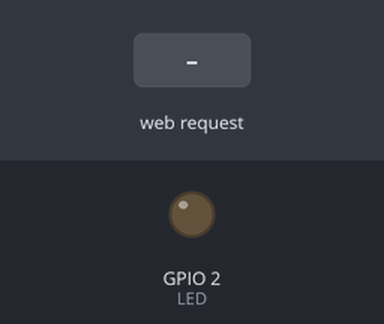
Bench run of a sketch on a simulated ESP32. On the bench: output pins drawn as LEDs (lit = HIGH). Inputs (shaded band) come from the test bench. WiFi joins after 1.5 s; servers stay silent unless stated; what the sketch prints to the serial monitor is not drawn.

Above: at 2.7 s.
2.8 s: HTTP request GET /d?v=1 received
At 4.0 s:
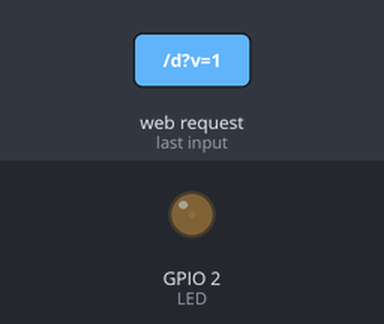
4.3 s: HTTP request GET /d?v=120 received
At 5.3 s:
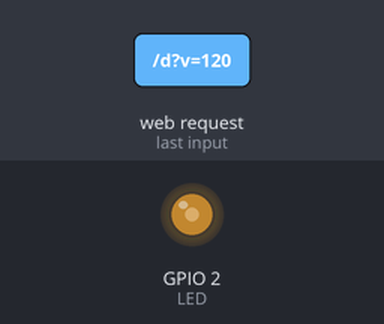
Timing chart, 0 to 7.3 s (numbered marks = the images above; inputs shaded):
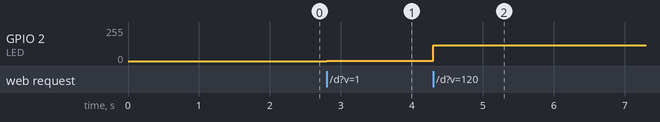

The sketch:

ex07.ino
```cpp
#include <WiFi.h>
#include <WebServer.h>
const char* ssid = "11111111";
const char* pwd = "147258369";
#define LED 2
WebServer server(80);
int lx = 0;
void root() {
  String h = "<html><body style='text-align:center;'>";
  h += "<h2>LED调光</h2>";
  h += "<input type='range' min=0 max=255 oninput='fetch(\"/d?v=\"+this.value)'>";
  h += "</body></html>";
  server.send(200, "text/html", h);
}
void dim() {
  if(server.hasArg("v")) {
    lx = server.arg("v").toInt();
    lx = constrain(lx, 0, 255);
    analogWrite(LED, lx);
  }
  server.send(200);
}

void setup() {
  Serial.begin(115200);
  analogWrite(LED, 0);
  WiFi.begin(ssid, pwd);
  while (WiFi.status() != WL_CONNECTED) {
    delay(500);
    Serial.print(".");
  }
  Serial.println("\nWiFi连接成功！");
  Serial.print("访问地址：http://");
  Serial.println(WiFi.localIP());
  server.on("/", root);
  server.on("/d", dim);
  server.begin();
}

void loop() {
  server.handleClient();
}
```

Measured:
- after the input at 2.8 s, GPIO 2 (LED): 0/255 → 1/255 at once
- after the input at 4.3 s, GPIO 2 (LED): 1/255 → 120/255 at once
